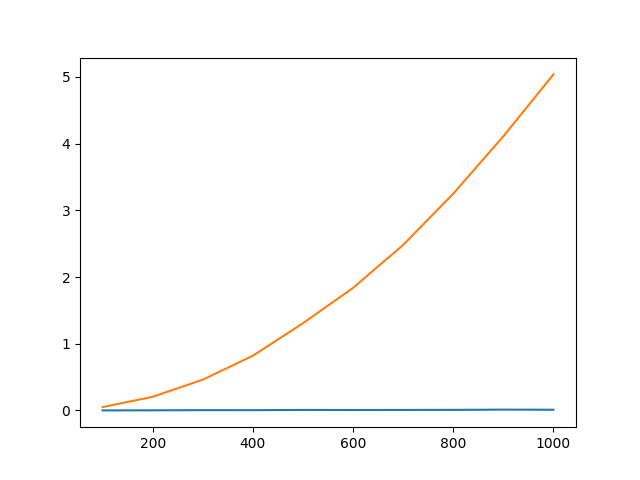

Recreate this plot in Python.
import timeit
import matplotlib.pyplot as plt
import numpy as np

#первый алгоритм; сложность = O(n)
def find_Max_Min_first(a):
    maxi = 0
    mini = 100
    for i in range(len(a)):
        if a[i] > maxi:
            maxi = a[i]
        if a[i] < mini:
            mini = a[i]
        
    return maxi, mini

def find_Max_Min_second(a):
    for i in range(len(a), 0, -1):
        for j in range(1, i):
            if a[j-1] > a[j]:
                a[j-1], a[j] = a[j], a[j-1]
    return a[0], a[len(a)-1]

first = timeit.Timer("find_Max_Min_first(a)", globals=globals())
second = timeit.Timer("find_Max_Min_second(a)", globals=globals())

plt_x = []
plt_first = []
plt_second = []

for i in range(100, 1001, 100):
    plt_x.append(i)

    a = np.random.randint(100, size=i)
    pf = first.timeit(number=50)
    plt_first.append(pf)

    a = np.random.randint(100, size=i)
    ps = second.timeit(number=50)
    plt_second.append(ps)

    print("%15.5f, %15.5f" %(pf, ps))

plt.plot(plt_x, plt_first, plt_x, plt_second)
plt.savefig('./2.png')

